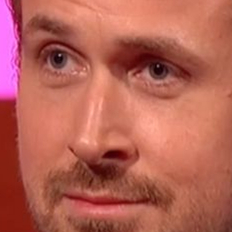
%> input picture assignments/machine-learning-ex7 (K-means & PCA)/ex7/go_orig.jpg, 232 x 232 px
$ octave face.m   (GNU Octave 9; MATLAB toolbox functions it lacks are replaced by stand-ins)
%> lines starting %> are read from the running program, lines starting %| are printed output that depends on the picture
%% Initialization
clear ; close all; clc


%% =============== Part 4: Loading and Visualizing Face Data =============
%  We start the exercise by first loading and visualizing the dataset.
%  The following code will load the dataset into your environment
%
fprintf('\nLoading face dataset.\n\n');


pic = imread('go_orig.jpg');
%> pic is the input picture: size 232x232x3 uint8; mean R, G, B 181.7, 99, 86.1
B = imread('go.jpg');
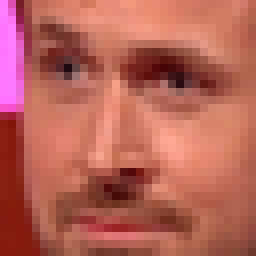
%> input picture assignments/machine-learning-ex7 (K-means & PCA)/ex7/go.jpg, 32 x 32 px (shown 8 times larger)
%> B is the input picture: size 32x32x3 uint8; mean R, G, B 182.9, 99.4, 87.3
A = rgb2gray(B);
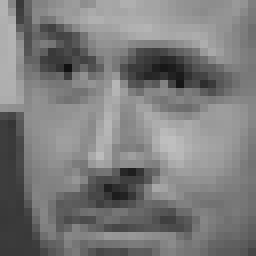
%> A: size 32x32 uint8 (shown 8 times larger); min 17, max 191, mean 123
A = double(A - mean(mean(A)));
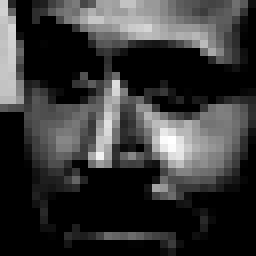
%> A: size 32x32 double (shown 8 times larger); min 0, max 68, mean 14.8; drawn with min black and max white
img_size = size(A);
%> img_size = [32 32]
X_test = reshape(A, 1, img_size(1) * img_size(2));
%> X_test = 1024 values, max 68 at index 690, min 0 at index 15, mean 14.79


%  Load Face dataset
%> (the run ends here)
